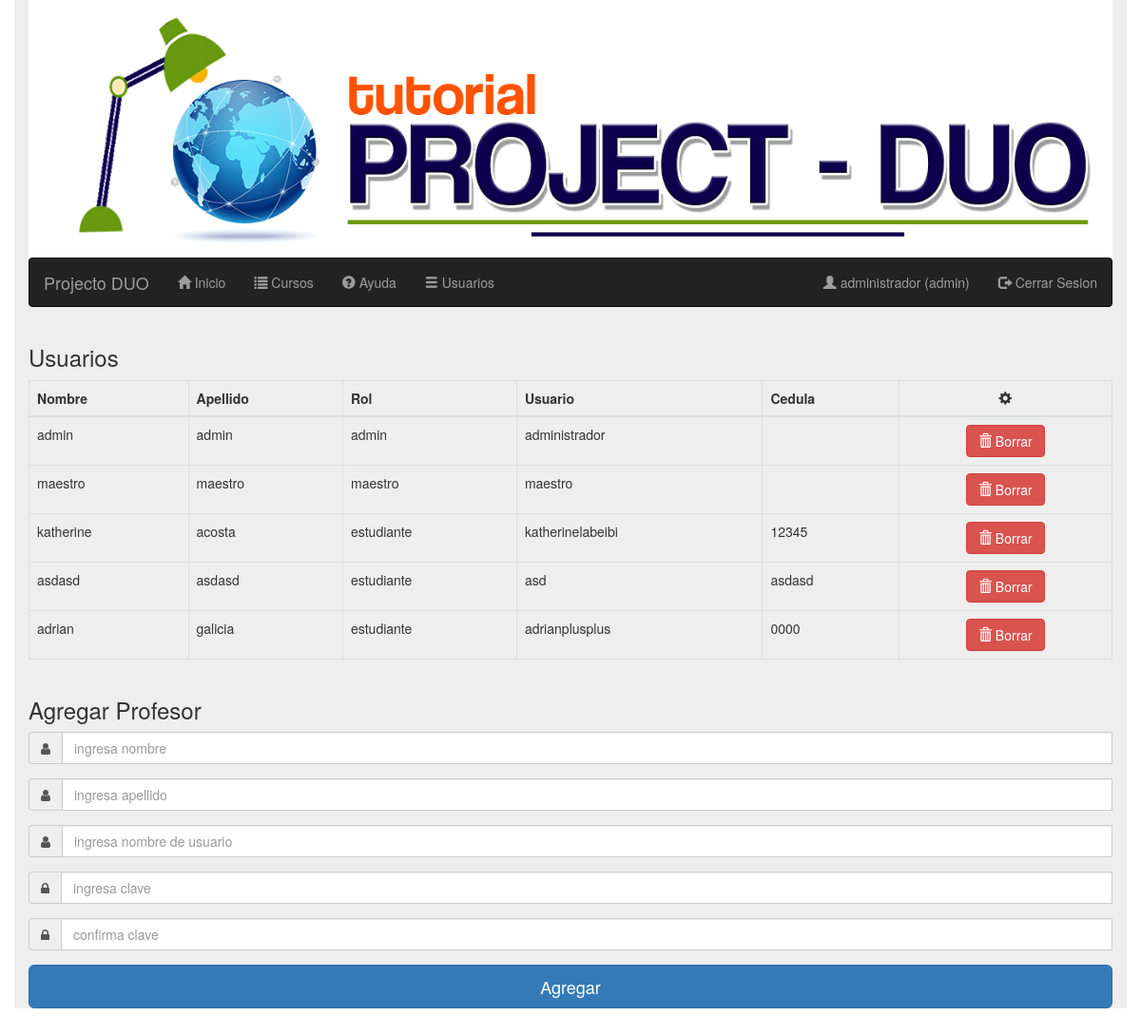
/usuarios.php (signed in), run on the app's committed database.
### tables this page shows
CREATE TABLE IF NOT EXISTS `usuarios` (
  `id` int(11) NOT NULL AUTO_INCREMENT,
  `nombre` varchar(45) DEFAULT NULL,
  `apellido` varchar(45) DEFAULT NULL,
  `tipo_de_usuario` varchar(45) DEFAULT 'estudiante' COMMENT 'puede ser\nadministrador\nestudiante\nusuario\n',
  `usuario` varchar(45) DEFAULT NULL,
  `clave` varchar(45) DEFAULT NULL,
  `cedula` varchar(45) DEFAULT NULL,
  `creado` timestamp NULL DEFAULT CURRENT_TIMESTAMP,
  `ultimo_logeo` timestamp NULL DEFAULT NULL,
  PRIMARY KEY (`id`),
  UNIQUE KEY `cedula_UNIQUE` (`cedula`),
  UNIQUE KEY `usuario_UNIQUE` (`usuario`)
);

### usuarios.php (the view, shortened to what this page needs)
<?php
require('encabezado.php');
require('barra_de_navegacion.php');
?>
<?php
if (es('admin'))
{
    require('conneccion.php');
    $query = "SELECT * FROM usuarios";
    $resultado = $mysqli->query($query);
    if ($resultado->num_rows > 0)
    {
        $usuarios = $resultado->fetch_all(MYSQLI_ASSOC);
    }
    else
    {
        $mensaje = "no se puieron obener los usuarios, intente mas tarde";
    }
}
else
{
    echo '<h1 class="text-danger text-center text-uppercase">no authorizado para ver esta pagina</h1>';
    exit;
}
?>
<div class="row">
    <div class="col-sm-12">
        <h3>Usuarios</h3>
        <table class="table table-bordered">
            <thead>
            <tr>
                <th>Nombre</th>
                <th>Apellido</th>
                <th>Rol</th>
                <th>Usuario</th>
                <th>Cedula</th>
                <th class="text-center"><i class="glyphicon glyphicon-cog"></i></th>
            </tr>
            </thead>
            <tbody>
            <?php foreach ($usuarios as $usuario) { ?>
                <tr>
                    <td><?= $usuario['nombre'] ?></td>
                    <td><?= $usuario['apellido'] ?></td>
                    <td><?= $usuario['tipo_de_usuario'] ?></td>
                    <td><?= $usuario['usuario'] ?></td>
                    <td><?= $usuario['cedula'] ?></td>
                    <td class="text-center">
                            <form action="usuarios.php" method="POST">
                                <button class="btn btn-danger"><i class="glyphicon glyphicon-trash"></i> Borrar</button>
                            </form>
                    </td>
                </tr>
            <?php } ?>
            </tbody>
        </table>
    </div>
    <div class="col-sm-12">
        <p class="h3">Agregar Profesor</p>
        <form class="" action="usuarios.php" method="POST" >
            <div class="form-group <?= isset($errores['nombre']) ? 'has-error' : '' ?>">
                <div class="input-group">
                    <span class="input-group-addon"><i class="fa fa-user fa"></i></span>
                    <input name="nombre" id="nombre" class="form-control" placeholder="ingresa nombre"
                           value="<?= issetor($_POST['nombre']) ?>"/>
                </div>
            </div>
            <div class="form-group  <?= isset($errores['apellido']) ? 'has-error' : '' ?>">
                <div class="input-group">
                    <span class="input-group-addon"><i class="fa fa-user fa"></i></span>
                    <input name="apellido" id="apellido" class="form-control" placeholder="ingresa apellido"
                           value="<?= issetor($_POST['apellido']) ?>"/>
                </div>
            </div>
            <div class="form-group <?= isset($errores['usuario']) ? 'has-error' : '' ?>">
                <div class="input-group">
                    <span class="input-group-addon"><i class="fa fa-user fa"></i></span>
                    <input name="usuario" id="usuario" class="form-control" placeholder="ingresa nombre de usuario"
                           value="<?= issetor($_POST['usuario']) ?>"/>
                </div>
            </div>
            <div class="form-group <?= isset($errores['clave']) ? 'has-error' : '' ?>">
                <div class="input-group">
                    <span class="input-group-addon"><i class="fa fa-lock fa"></i></span>
                    <input type="password" name="clave" id="clave" class="form-control" placeholder="ingresa clave"
                           value="<?= issetor($_POST['clave']) ?>"/>
                </div>
            </div>
            <div class="form-group  <?= isset($errores['reclave']) ? 'has-error' : '' ?>">
                <div class="input-group">
                    <span class="input-group-addon"><i class="fa fa-lock fa"></i></span>
                    <input type="password" name="reclave" id="reclave" class="form-control"
                           placeholder="confirma clave" value="<?= issetor($_POST['reclave']) ?>"/>
                </div>
            </div>
            <button class="btn btn-lg btn-primary btn-block">Agregar</button>
        </form>
    </div>
</div>

### estilos/estilopie.css (style rules this page uses)
html { position: relative; min-height: 100%; }
body { margin-bottom: 60px; }

### data on the page
usuarios: nombre "admin", apellido "admin", tipo_de_usuario "admin", usuario "administrador"
usuarios: nombre "maestro", apellido "maestro", tipo_de_usuario "maestro", usuario "maestro"
usuarios: nombre "katherine", apellido "acosta", tipo_de_usuario "estudiante", usuario "katherinelabeibi", cedula "12345"
usuarios: nombre "asdasd", apellido "asdasd", tipo_de_usuario "estudiante", usuario "asd", cedula "asdasd"
usuarios: nombre "adrian", apellido "galicia", tipo_de_usuario "estudiante", usuario "adrianplusplus", cedula "0000"

### other printed values
$_SESSION['usuario'] "administrador"
$_SESSION['tipo_de_usuario'] "admin"
